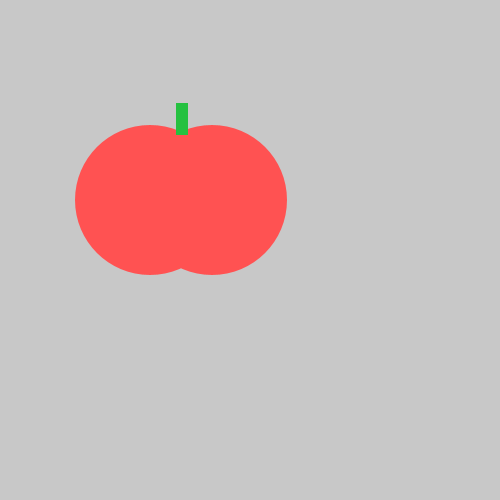
Frame 1 (no input)
Frame 60 (the mouse pressed at the canvas centre just before this capture): identical to frame 1, image omitted
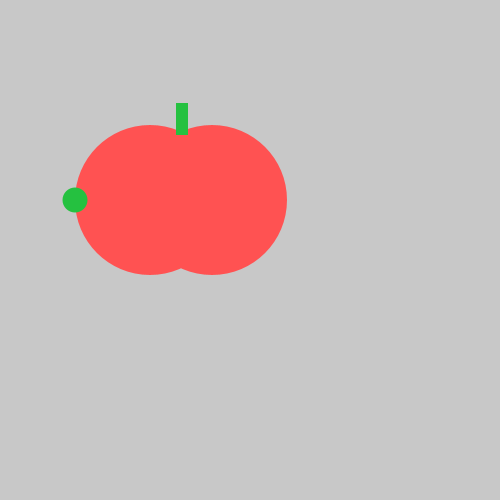
Frame 120 (the mouse held since frame 60 and released just before this capture)

The Processing sketch that drew these frames (run headless with seeded random() and noise(); from frame 60 on, the mouse is pressed at the canvas centre):

// Processing sketch: tasty_tomato
// ── tasty_tomato.pde
void setup() {
    size(500, 500);
    background(#F5F5F5);
}
void draw() {
    background(200, 200, 200);
    noStroke();
    fill(#FF5252);
    ellipse(150, 200, 150, 150);
    ellipse(212, 200, 150, 150);
    fill(#25C140);
    rect(176, 103, 12, 32);

if (mousePressed){
 
  ellipse(75,200,25,25); 
}
}
